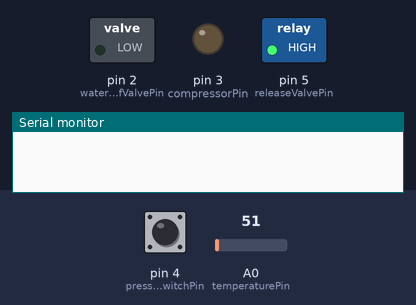
The sketch below on a simulated Arduino Uno, built with avr-gcc and run on an emulated ATmega328P. Shown: switched loads named in the sketch (green lamp = pin HIGH), output pins drawn as LEDs (lit = HIGH), the last lines printed to the serial monitor. The test bench sets the inputs (shaded band); at power-on: pin 4 (pressureSwitchPin) HIGH, A0 (temperaturePin) = 51.

Above: at 0.1 s.
At 5.1 s:
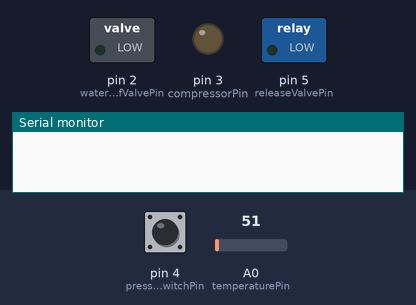
At 20.1 s:
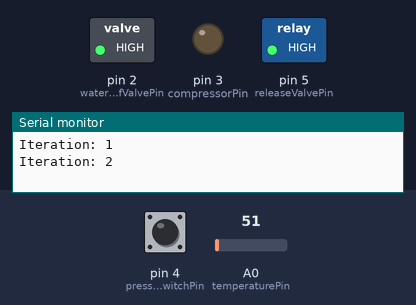
At 35.1 s:
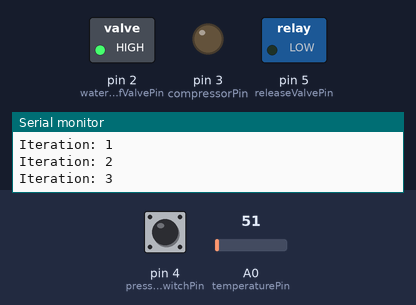
Timing chart, 0 to 36.6 s (numbered marks = the images above):
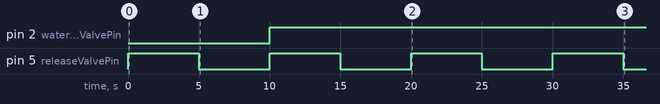

Measured:
- by itself, pin 2 (waterShutoffValvePin): LOW → HIGH at 10.0 s
- by itself, pin 5 (releaseValvePin): alternates HIGH for 5.0 s and LOW for 5.0 s

The sketch:

Frost-safety-for-pipes.ino
```cpp
const int temperaturePin = A0; // Analog pin for temperature sensor
const int waterShutoffValvePin = 2; // Digital pin for water shutoff valve
const int compressorPin = 3; // Digital pin for compressor
const int pressureSwitchPin = 4; // Digital pin for pressure switch
const int releaseValvePin = 5; // Digital pin for release valve

void setup() {
  pinMode(waterShutoffValvePin, OUTPUT);
  pinMode(compressorPin, OUTPUT);
  pinMode(pressureSwitchPin, INPUT);
  pinMode(releaseValvePin, OUTPUT);

  // Initialize the components to their default state
  digitalWrite(waterShutoffValvePin, LOW); // Assuming LOW opens the valve
  digitalWrite(compressorPin, LOW);
  digitalWrite(releaseValvePin, HIGH); // Assuming HIGH closes the valve
  Serial.begin(9600);
}

void loop() {
  for (int i = 0; i < 5; ++i) {
    float temperature = analogRead(temperaturePin) * 0.48828125; // Convert analog reading to temperature in degrees Celsius

    if (temperature < 5) {
      closeWaterShutoffValve();
      delay(5000); // 5 seconds
      openReleaseValve();
      startCompressor();
    }

    while (digitalRead(pressureSwitchPin) == LOW) {
      // Wait for the pressure switch to go high
    }

    stopCompressor();
    delay(5000); // 5 seconds
    openReleaseValve();


    Serial.print("Iteration: ");
    Serial.println(i + 1);

    // Reset the system for the next iteration
    resetSystem();
  }

  // The loop will exit after running five times
}

void closeWaterShutoffValve() {
  digitalWrite(waterShutoffValvePin, HIGH); // Assuming HIGH closes the valve
}

void openReleaseValve() {
  digitalWrite(releaseValvePin, LOW); // Assuming LOW opens the valve
  delay(5000); // 5 seconds
  digitalWrite(releaseValvePin, HIGH); // Close the release valve
}

void startCompressor() {
  digitalWrite(compressorPin, HIGH); // Turn on the compressor
}

void stopCompressor() {
  digitalWrite(compressorPin, LOW); // Turn off the compressor
}

void resetSystem() {
  digitalWrite(waterShutoffValvePin, HIGH); // Assuming HIGH closes the valve
  digitalWrite(compressorPin, LOW);
  digitalWrite(releaseValvePin, HIGH); // Assuming HIGH closes the valve
}
```
